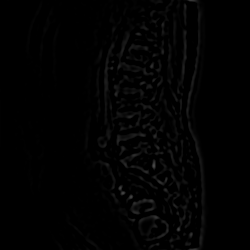
#> input picture filtered/gray/train/Moderate/1002894806_right_neural_foraminal_narrowing_l4_l5.png, 250 x 250 px
$ python -i train.py   (imports and definitions only)
#> lines starting #> are read from the running program, lines starting #| are printed output that depends on the picture
import os
import cv2
import numpy as np
from PIL import Image, ImageFilter
from scipy.ndimage import convolve
from threading import Thread, Lock

# Define the paths for the dataset and the output directories
base_path = "E:/rsna/"
train_dirs = [
    'filtered/hsv/train/normal',
    'filtered/hsv/train/Moderate',
    'filtered/hsv/train/Severe',
    'filtered/hsv/test/normal',
    'filtered/hsv/test/Moderate',
    'filtered/hsv/test/Severe',
    'filtered/lab/train/normal',
    'filtered/lab/train/Moderate',
    'filtered/lab/train/Severe',
    'filtered/lab/test/normal',
    'filtered/lab/test/Moderate',
    'filtered/lab/test/Severe',
    'filtered/gray/train/normal',
    'filtered/gray/train/Moderate',
    'filtered/gray/train/Severe',
    'filtered/gray/test/normal',
    'filtered/gray/test/Moderate',
    'filtered/gray/test/Severe',

]

# Function to create output directories if they don't exist
def create_dirs():
    for dir_path in train_dirs:
        os.makedirs(os.path.join(base_path, dir_path), exist_ok=True)

# Define the LoG filter function
def LoG_filter(image, sigma, size=None):
    if size is None:
        size = int(6 * sigma + 1) if sigma >= 1 else 7
    if size % 2 == 0:
        size += 1
    x, y = np.meshgrid(np.arange(-size//2 + 1, size//2 + 1), np.arange(-size//2 + 1, size//2 + 1))
    kernel = -(1/(np.pi * sigma**4)) * (1 - ((x**2 + y**2) / (2 * sigma**2))) * np.exp(-(x**2 + y**2) / (2 * sigma**2))
    kernel = kernel / np.sum(np.abs(kernel))

    # Handle multi-channel images
    if len(image.shape) == 3:
        result = np.zeros_like(image, dtype=np.float32)
        for i in range(image.shape[2]):
            result[:,:,i] = convolve(image[:,:,i].astype(np.float32), kernel)
        return np.clip(result, 0, 255).astype(np.uint8)
    else:
        result = convolve(image.astype(np.float32), kernel)
        return np.clip(result, 0, 255).astype(np.uint8)

# Thread-safe image saving function
lock = Lock()

def save_image(image, path):
    with lock:
        cv2.imwrite(path, image)

# Counter for tracking the number of processed images
counter_lock = Lock()
counter = 0

# Function to process images in a thread
def process_image(img_path, train_mode=True):
#> called with train_mode = True
    global counter
    img_name = os.path.basename(img_path)
    img = Image.open(img_path)
#> img is the input picture: PIL image 250x250 L; min 0, max 72, mean 2.1
    img = img.filter(ImageFilter.EDGE_ENHANCE_MORE) #Applying to every image
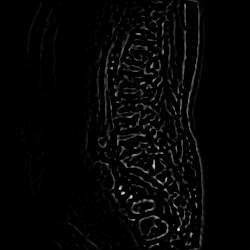
#> img: PIL image 250x250 L; min 0, max 220, mean 5.1
    cat=img_path.split('/')[-1]
    cat=cat.split('\\')[0]
    # Convert to OpenCV format for further processing
    cv_img = cv2.cvtColor(np.array(img), cv2.COLOR_RGB2BGR)

    # Convert to Grayscale and apply LoG filter
    gray_img = cv2.cvtColor(cv_img, cv2.COLOR_BGR2GRAY)
    cv_img_log = LoG_filter(gray_img, sigma=2.0)
#> in LoG_filter, `result = convolve(image.astype(np.float32), kernel)`:
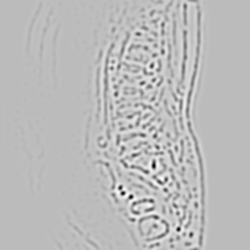
#> result: shape (250, 250) float32; min -59.19, max 21.15, mean -0.1; drawn with min black and max white
#> in LoG_filter, `return np.clip(result, 0, 255).astype(np.uint8)`:
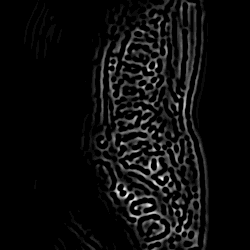
#> returned value: shape (250, 250); min 0, max 21, mean 1.1; drawn with min black and max white

    save_gray_path = os.path.join(base_path, f'filtered/gray/train/{cat}' if train_mode else f'filtered/gray/test/{cat}', img_name)
    save_image(cv_img_log, save_gray_path)

	#HSV
    hsv_img = cv2.cvtColor(cv_img, cv2.COLOR_BGR2HSV)
#> hsv_img: shape (250, 250, 3); mean H, S, V 0, 0, 5.1
    cv_img_log = LoG_filter(hsv_img, sigma=2.0)
#> after the loop in LoG_filter (call 2), `for i in range(image.shape[2]):`: result: shape (250, 250, 3) float32; mean H, S, V 0, 0, -0.1

    save_hsv_path = os.path.join(base_path, f'filtered/hsv/train/{cat}' if train_mode else f'filtered/hsv/test/{cat}', img_name)
    save_image(cv_img_log, save_hsv_path)

	# LAB
    lab_img = cv2.cvtColor(cv_img, cv2.COLOR_BGR2LAB)
#> lab_img: shape (250, 250, 3); mean of channels 0, 1, 2 5.1, 128, 128
    cv_img_log = LoG_filter(lab_img, sigma=2.0)
#> after the loop in LoG_filter (call 3), `for i in range(image.shape[2]):`: result: shape (250, 250, 3) float32; mean of channels 0, 1, 2 -0.1, -2.2, -2.2

    save_LAB_path = os.path.join(base_path, f'filtered/lab/train/{cat}' if train_mode else f'filtered/lab/test/{cat}', img_name)
    save_image(cv_img_log, save_LAB_path)
    # Update and print the count every 500 images processed
    print(cat.split('\\')[0])
    with counter_lock:
        counter += 1
        if counter % 500 == 0:
            print(f"Converted {counter} images.")
# Function to process images from a source directory
def process_images(src_dir, train_mode=True):
    threads = []

    for img_name in os.listdir(src_dir):
        img_path = os.path.join(src_dir, img_name)
        thread = Thread(target=process_image, args=(img_path, train_mode))
        threads.append(thread)
        thread.start()

    for thread in threads:
        thread.join()

# Create output directories
# [1 line not run here, left out]

train_src_dirs = [
    "E:/rsna/neural_foraminal_narrowing/Moderate",
    "E:/rsna/neural_foraminal_narrowing/normal",
    "E:/rsna/neural_foraminal_narrowing/Severe"
]

# [2 lines not run here, left out]

test_dirs = [
    'E:/rsna/neural_foraminal_narrowing/test/Moderate',
    'E:/rsna/neural_foraminal_narrowing/test/normal',
    'E:/rsna/neural_foraminal_narrowing/test/Severe'
]

# [2 lines not run here, left out]

>>> result = process_image('filtered/gray/train/Moderate/1002894806_right_neural_foraminal_narrowing_l4_l5.png')
